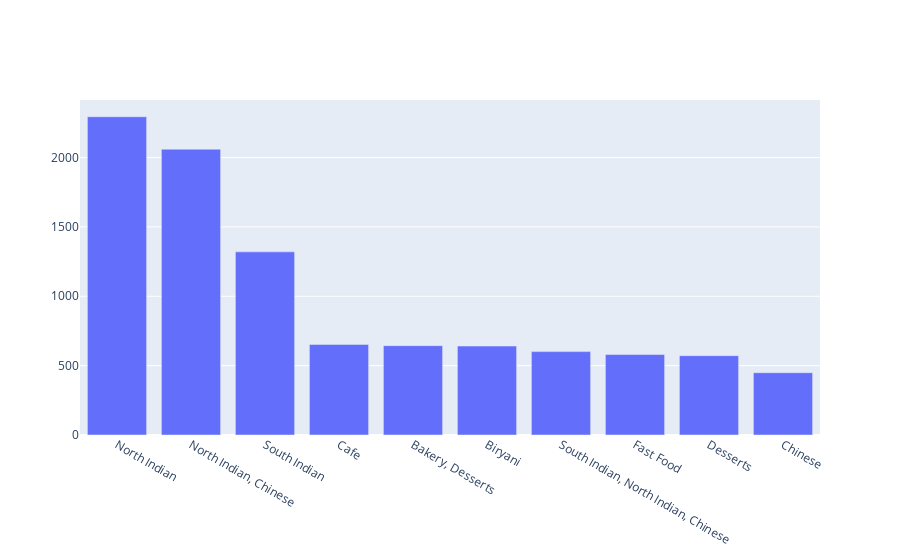

Notebook code for this chart:
### Code cell
iplot([trace1])

### Figure 1 — Plotly figure (JSON) as saved in the notebook; plotly's stock layout.template omitted (floating-point values rounded to 4 significant figures)
{"data": [{"name": "cuisines", "type": "bar", "x": ["North Indian", "North Indian, Chinese", "South Indian", "Cafe", "Bakery, Desserts", "Biryani", "South Indian, North Indian, Chinese", "Fast Food", "Desserts", "Chinese"], "y": [2294, 2060, 1320, 653, 644, 641, 601, 580, 572, 449]}], "layout": {}}
